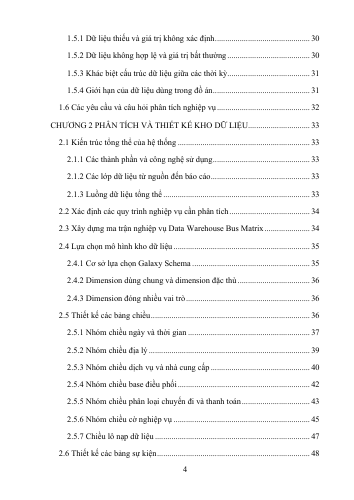
#> input picture NYCTaxi_SSAS/report_work/five_chapters/pages-verified/page-004.png, 354 x 500 px; its folder holds only this picture in this run
$ python render_final.py
#> lines starting #> are read from the running program, lines starting #| are printed output that depends on the picture
from pathlib import Path
from PIL import Image,ImageDraw
import subprocess
from pypdf import PdfReader
root=Path('report_work/five_chapters');pdf=root/'report-final.pdf';out=root/'pages-verified';out.mkdir(exist_ok=True)
binary=r'C:\Users\ADMIN\.cache\codex-runtimes\codex-primary-runtime\dependencies\native\poppler\Library\bin\pdftoppm.exe'
subprocess.run([binary,'-scale-to','500','-png',str(pdf),str(out/'page')],check=True,stdout=subprocess.DEVNULL,stderr=subprocess.DEVNULL)
#> (this line was passed over: subprocess is not available in this run)
files=sorted(out.glob('page-*.png'));print('pages',len(files))
for start in range(0,len(files),36):
 sheet=Image.new('RGB',(1800,2520),'#bcbcbc');draw=ImageDraw.Draw(sheet)
#> after `sheet = Image.new('RGB', (1800, 2520), '#bcbcbc')`: sheet: PIL image 1800x2520 RGB; every value is 188
 for j,path in enumerate(files[start:start+36]):
  im=Image.open(path);im.thumbnail((290,395));x=(j%6)*300;y=(j//6)*420;sheet.paste(im,(x,y+20));draw.text((x+5,y+3),str(start+j+1),fill='black')
#> further down, im is the input picture: PIL image 354x500 RGB; min 16, max 255, mean 246.8
#> after `im.thumbnail((290, 395))`:
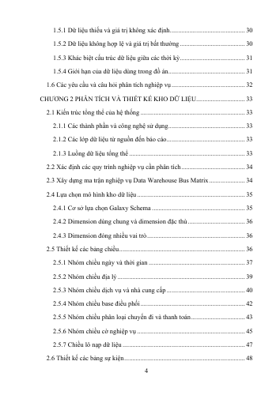
#> im: PIL image 280x395 RGB; min 62, max 255, mean 246.5
#> after `sheet.paste(im, (x, y + 20))`:
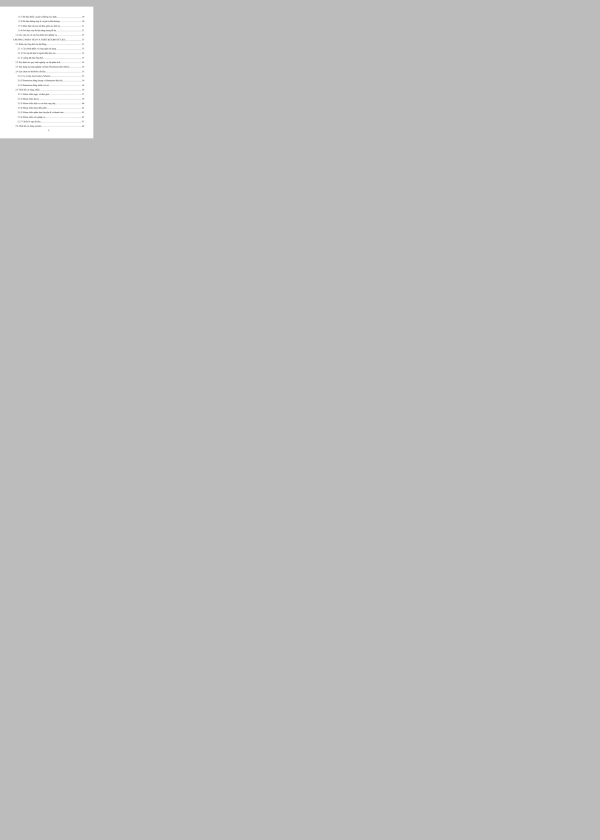
#> sheet: PIL image 1800x2520 RGB (shown at 1/3 size); min 62, max 255, mean 189.4
 sheet.save(root/('verified-contact-'+str(start//36+1)+'.jpg'))
print('sheets',(len(files)+35)//36)
# Text sanity and page-level density evidence
#> (the run stopped early here; a loop or call above may not have finished)

$ run again, on NYCTaxi_SSAS/report_work/five_chapters/pages-verified/page-037.png
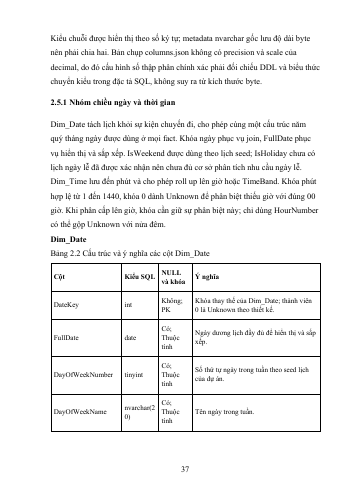
#> input picture NYCTaxi_SSAS/report_work/five_chapters/pages-verified/page-037.png, 354 x 500 px
#> im is the input picture: PIL image 354x500 RGB; min 0, max 255, mean 243
#> `im.thumbnail((290, 395))`:
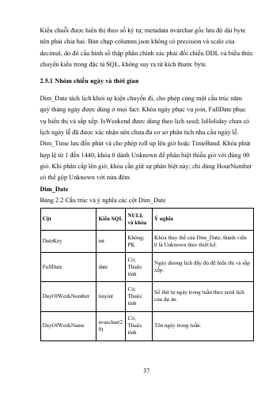
#> im: PIL image 280x395 RGB; min 13, max 255, mean 242.4

$ run again, on NYCTaxi_SSAS/report_work/five_chapters/pages-verified/page-042.png
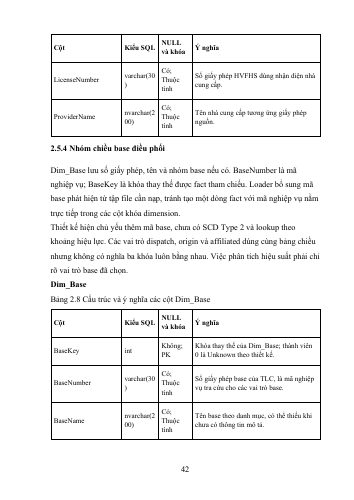
#> input picture NYCTaxi_SSAS/report_work/five_chapters/pages-verified/page-042.png, 354 x 500 px
#> im is the input picture: PIL image 354x500 RGB; min 0, max 255, mean 242.6
#> `im.thumbnail((290, 395))`:
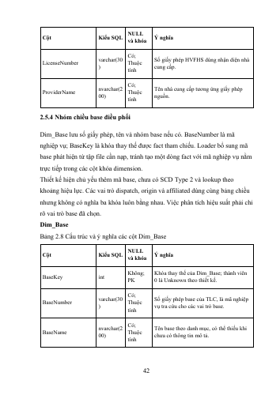
#> im: PIL image 280x395 RGB; min 13, max 255, mean 242
#> `sheet.paste(im, (x, y + 20))`:
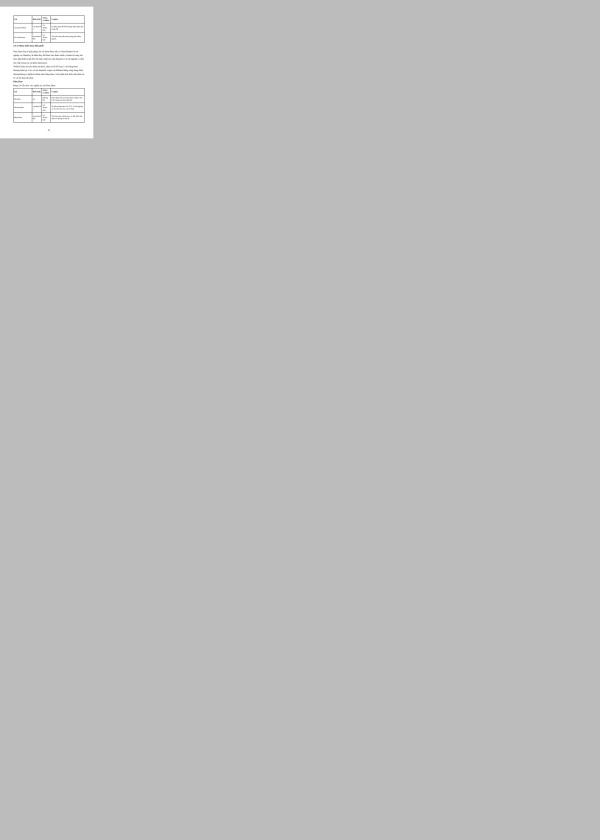
#> sheet: PIL image 1800x2520 RGB (shown at 1/3 size); min 13, max 255, mean 189.3

$ run again, on NYCTaxi_SSAS/report_work/five_chapters/pages-verified/page-048.png
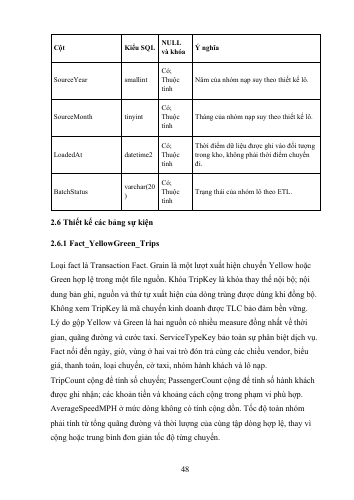
#> input picture NYCTaxi_SSAS/report_work/five_chapters/pages-verified/page-048.png, 354 x 500 px
#> im is the input picture: PIL image 354x500 RGB; min 0, max 255, mean 242.4
#> `im.thumbnail((290, 395))`:
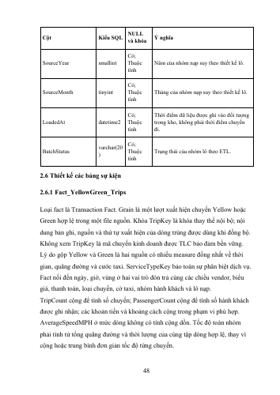
#> im: PIL image 280x395 RGB; min 13, max 255, mean 241.9

$ run again, on NYCTaxi_SSAS/report_work/five_chapters/pages-verified/page-019.png
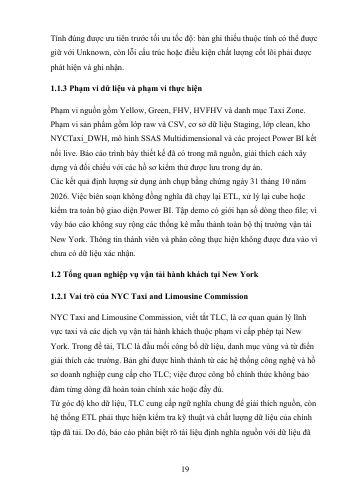
#> input picture NYCTaxi_SSAS/report_work/five_chapters/pages-verified/page-019.png, 354 x 500 px
#> im is the input picture: PIL image 354x500 RGB; min 0, max 255, mean 242.6
#> `im.thumbnail((290, 395))`:
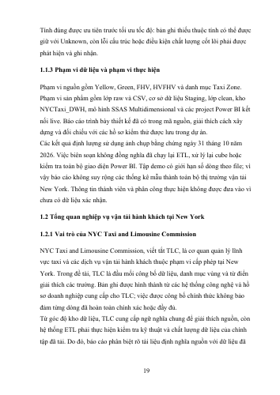
#> im: PIL image 280x395 RGB; min 25, max 255, mean 242.3
